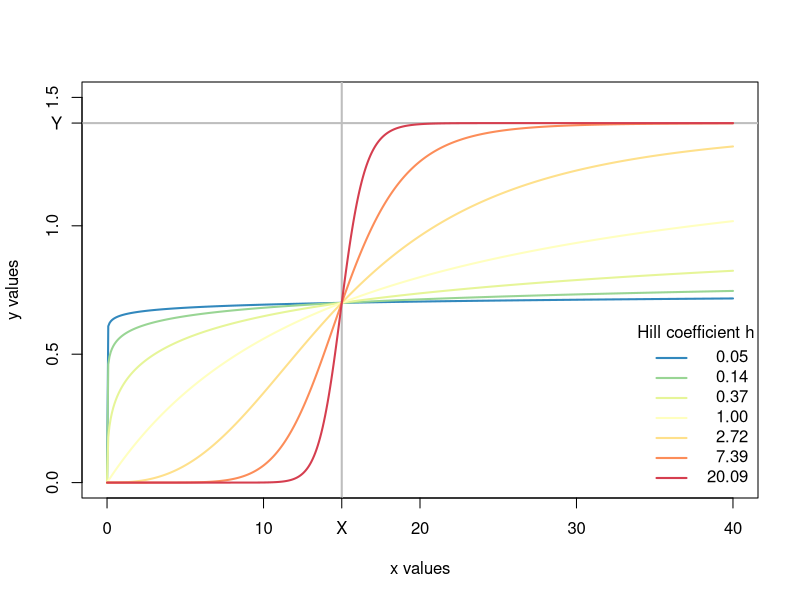
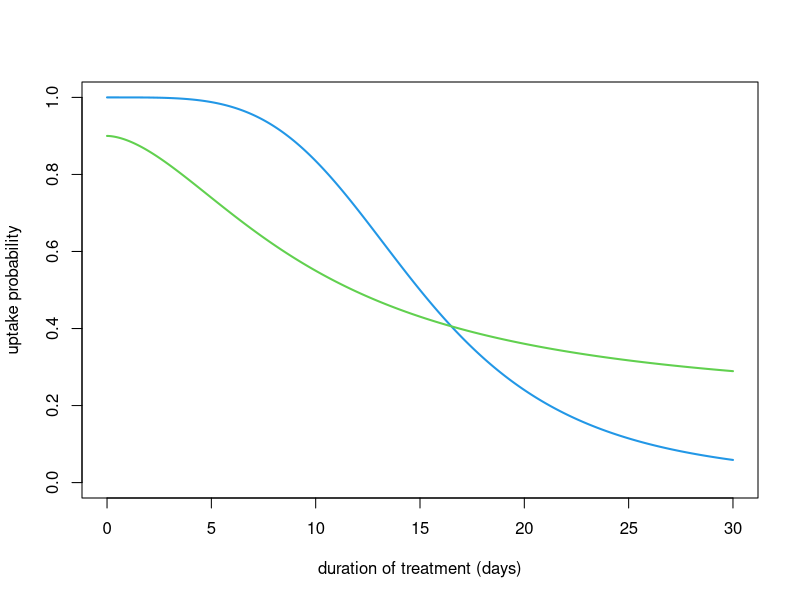
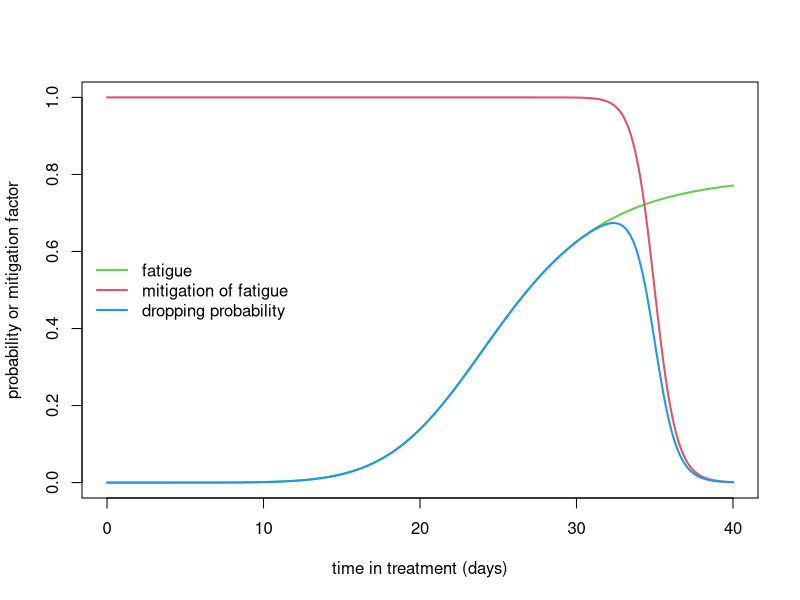
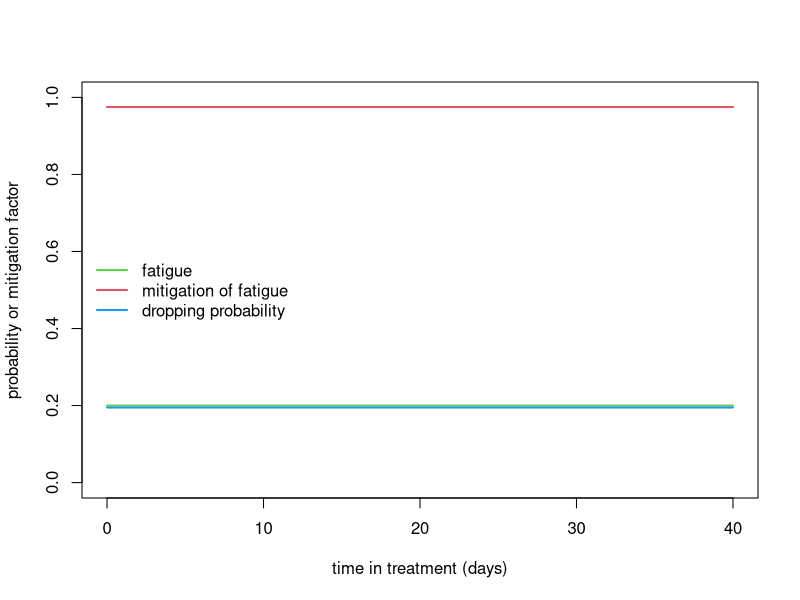
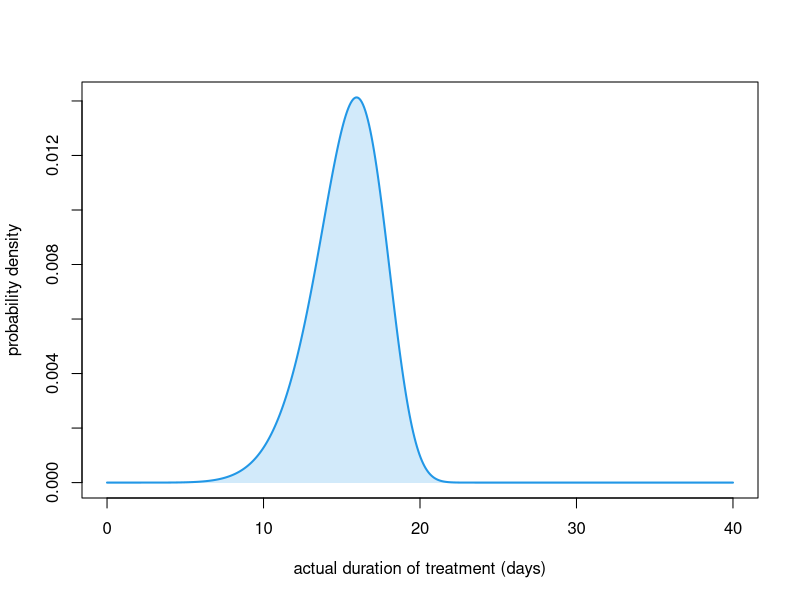
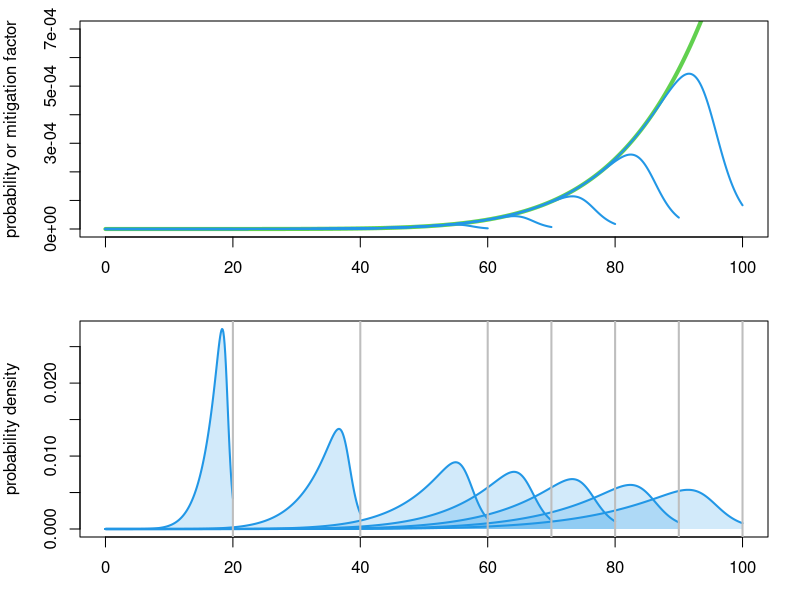
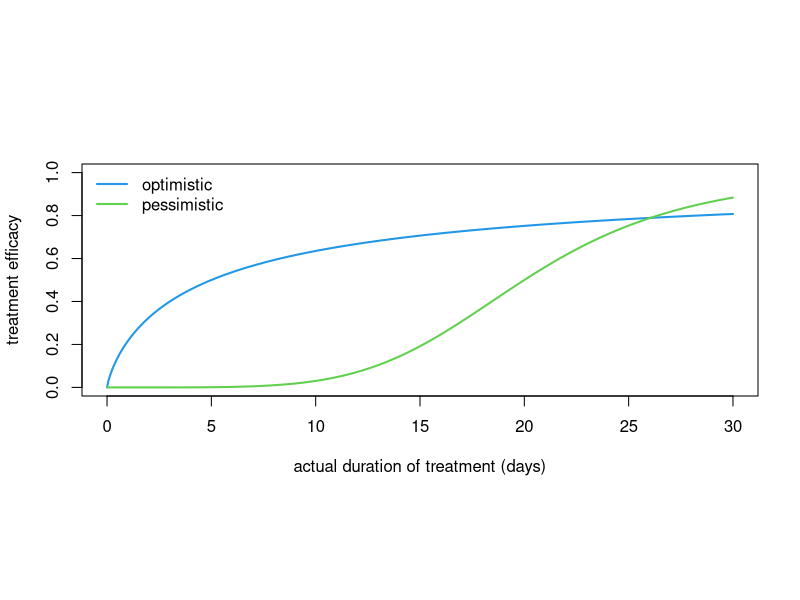
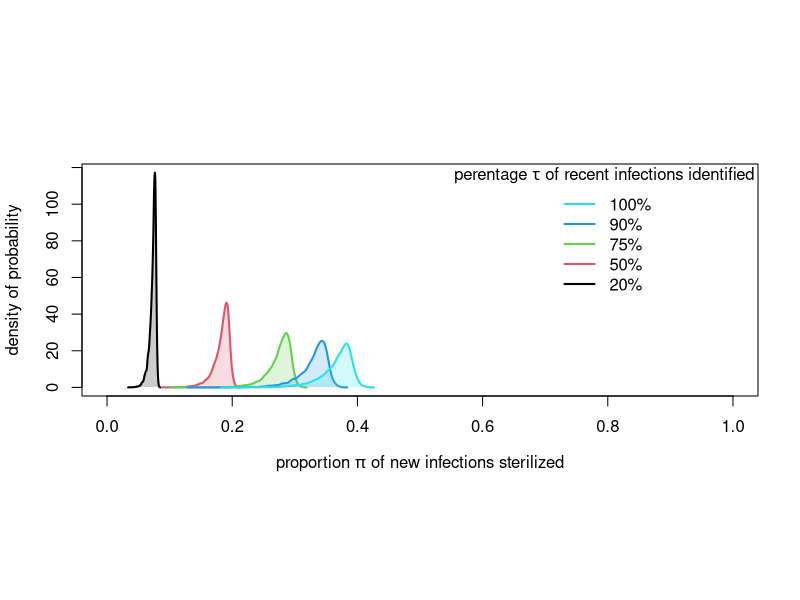

The R source for these figures, in order: (Note: this script raises an error after producing the figures.)
## ---- chunk 1
knitr::knit_hooks$set(
  margin = function(before, options, envir) {
    if (before) par(mgp = c(1.5, .5, 0)) #, bty = "n", plt = c(.105, .97, .13, .97))
    else NULL
  })

knitr::opts_chunk$set(echo       = TRUE,
                      message    = FALSE,
                      cache      = TRUE,
                      autodep    = TRUE,
#                      dev.args   = list(pointsize = 11),
                      fig.height = 5,
                      fig.width  = 1.4 * 5,
                      fig.retina = 2,
                      fig.align  = "center",
                      margin     = TRUE)
## ---- chunk 2
needed_packages <- c(
  "deSolve",
  "tibble",
  "purrr",
  "dplyr",
  "magrittr",
  "RColorBrewer"
)
## ---- chunk 3
to_install <- needed_packages[! needed_packages %in% installed.packages()[,"Package"]]
if (length(to_install)) install.packages(to_install)
## ---- chunk 4
library(tibble)
library(purrr)
library(dplyr)
library(magrittr)
## ---- chunk 5
lwd_val <- 2
## ---- chunk 6
ode2 <- function(...) tibble::as_tibble(as.data.frame(deSolve::ode(...)))

seq2 <- function(...) seq(..., le = 512)

plotl <- function(...) plot(..., type = "l", lwd = 2)

lines2 <- function(...) lines(..., lwd = 2)

legend2 <- function(...) legend(..., bty = "n")

abline2 <- function(..., col = 2) abline(..., lwd = lwd_val, col = col)

plot2 <- function(..., col = 4) plot(..., type = "l", lwd = lwd_val, col = col)

plot3 <- function(...) plot2(..., xlab = "actual duration of treatment (days)")

legend2 <- function(...) legend(..., lty = 1, lwd = lwd_val, bty = "n")

legend3 <- function(x, y, legend, ...) {
  tmp <- legend2(x, y, legend = rep(" ", length(legend)),
                 text.width = max(strwidth(legend)), xjust = 1, yjust = 1, ...)
  text(tmp$rect$left + tmp$rect$w, tmp$text$y, legend, pos = 2)
}

mclapply2 <- function(...) {
  parallel::mclapply(..., mc.cores = parallel::detectCores() - 1)
}

polygon2 <- function(x, y, col = 4, alpha = .2, ...) {
  polygon(c(x[1], x, tail(x, 1)), c(0, y, 0), col = adjustcolor(col, alpha),
          border = NA)
}

polygon3 <- function(x, y1, y2, col = 4, ...) {
  polygon(c(x, rev(x)), c(y1, rev(y2)), col = col, border = NA, ...)
}
## ---- chunk 7
hill <- function(x, X, Y, h) {
  x2h <- x^h
  Y * x2h / (X^h + x2h)
}
## ---- chunk 8
xs <- seq2(0, 40)
X <- 15
Y <- 1.4

plot(NA, xlim = c(0, max(xs)), ylim = c(0, 1.5), xlab = "x values", ylab = "y values")
abline2(v = X, col = "grey")
abline2(h = Y, col = "grey")

hs <- exp(seq(-3, 3))
cols <- rev(RColorBrewer::brewer.pal(n = length(hs), "Spectral"))
walk2(hs, cols, ~ lines2(xs, hill(xs, X, Y, h = .x), col = .y))

legend3("bottomright", col = cols, title = "Hill coefficient h",
        legend = formatC(round(hs, 2), digits = 2, format = "f"))

axis(1, X, "X")
axis(2, Y, "Y", las = 1)
## ---- chunk 9
uptake <- function(d, Xv, Yv, Zv, hv) {
  Zv - hill(d, Xv, Yv, hv)
}
## ---- chunk 10
ds <- seq2(0, 30)
plot2(ds, uptake(ds, 15, 1, 1, 4), ylim = 0:1,
      xlab = "duration of treatment (days)", ylab = "uptake probability")
lines2(ds, uptake(ds, 10, .7, .9, 1.75), col = 3)
## ---- chunk 11
plot_probabilities <- function(
    pd = 40,                      # proposed duration of treatment
    Xf  = 25,   Yf = .8, hf = 7,  # fatigue
    Xmp = .875, Ym = 1,  hm = 50, # mitigation of fatigue
    lwd = 2,
    ylim = 0:1,
    add = FALSE,
    lgnd = TRUE) {                # whether to add the legend to the plot or not
  
  Xm <- Xmp * pd
  ts <- seq2(0, pd)

  fatigue <- hill(ts, Xf, Yf, hf)
  mitigation <- 1 - hill(ts, Xm, Ym, hm)
  
  if (! add) plot(ts, fatigue, ylim = ylim, col = 3, type = "l", lwd = lwd,
                  xlab = "time in treatment (days)",
                  ylab = "probability or mitigation factor")
  lines2(ts, mitigation, col = 2)
  lines2(ts, mitigation * fatigue, col = 4)
  
  if (lgnd & ! add)
    legend2("left", col = c(3, 2, 4),
            legend = c("fatigue", "mitigation of fatigue", "dropping probability"))
}
## ---- chunk 12
plot_probabilities()
## ---- chunk 13
plot_probabilities(hf = 0, hm = 0, Ym = .05, Yf = .4)
## ---- chunk 14
dropping_probability <- function(
    pd = 40,                        # proposed duration of treatment
    Xf  = 25,   Yf = .8, hf = 7,    # fatigue
    Xmp = .875, Ym = 1,  hm = 50,   # mitigation of fatigue
    by = pd / (le - 1), le = 512) { # sampling day in the treatment

  ts <- seq(0, pd, by)
  tibble(x = ts,
         y = hill(ts, Xf, Yf, hf) * (1 - hill(ts, Xmp * pd, Ym, hm)))
}
## ---- chunk 15
dropping_probability()
## ---- chunk 16
effective_duration <- function(
    pd = 40,                        # proposed duration of treatment
    Xf  = 25,   Yf = .8, hf = 7,    # fatigue
    Xmp = .875, Ym = 1,  hm = 50,   # mitigation of fatigue
    by = pd / (le - 1), le = 512) { # sampling effective durations of treatment
  
  dp <- dropping_probability(pd, Xf, Yf, hf, Xmp, Ym, hm, by, le)
  y <- dp$y
  dens <- c(y[1], y[-1] * cumprod(1 - y[-length(y)]))
  tibble(x = dp$x,
         y = dens / sum(dens))
}
## ---- chunk 17
with(effective_duration(), {
  plot3(x, y, ylab = "probability density")
  polygon2(x, y)
})
## ---- chunk 18
explore_dropping <- function(
    Xf  = 200,  Yf  = .15, hf  = 7,
    Xmp = .875, Ym  = 1,   hm  = 50,
    by  = .1, ylim = c(0, .2),
    proposed_durations = c(20, 40, seq(60, 100, 10))) {

  proposed_durations <- sort(proposed_durations)

  eds <- map(proposed_durations,
             ~ effective_duration(.x, Xf, Yf, hf, Xmp, Ym, hm, by))
  
  opar <- par(mfrow = 2:1, plt = c(.1, .96, .21, .93))
  
  plot_probabilities(tail(proposed_durations, 1),
                Xf, Yf, hf, Xmp, Ym, hm, lwd = 4, ylim = ylim, lgnd = FALSE)
  walk(head(proposed_durations, -1),
       ~ plot_probabilities(.x, Xf, Yf, hf, Xmp, Ym, hm, add = TRUE))
  
  plot(NA, xlim = c(0, max(proposed_durations)),
           ylim = c(0, max(unlist(map(eds, ~ .x$y)))),
           xlab = "effective duration of treatment (days)",
           ylab = "probability density")
  walk(eds, ~ with(.x, {
    lines2(.x$x, .x$y, col = 4)
    polygon2(x, y)
  }))
  abline2(v = proposed_durations, col = "grey")
  
  par(opar)
}
## ---- chunk 19
explore_dropping(Xmp = .95, hm = 50, ylim = c(0, .0007))
## ---- chunk 20
draw_durations <- function(
    pd = 40,                        # proposed duration of treatment
    Xf  = 25,   Yf = .8, hf = 7,    # fatigue
    Xmp = .875, Ym = 1,  hm = 50,   # mitigation of fatigue
    by = pd / (le - 1), le = 512,   # sampling effective durations of treatment 
    n = 1000) {                     # number to draw
  with(effective_duration(pd, Xf, Yf, hf, Xmp, Ym, hm, by, le), sample(x, n, TRUE, y)) 
}                    
## ---- chunk 21
draw_durations(n = 16)
## ---- chunk 22
ts <- seq2(0, 30)
plot3(ts, hill(ts, 5, 1, .8), ylim = 0:1, ylab = "treatment efficacy")
lines2(ts, hill(ts, 20, 1, 5), col = 3)
legend2("topleft", legend = c("optimistic", "pessimistic"), col = 4:3)
## ---- chunk 23
pi_value <- function(
    tau = .99,
    pd = 10,
    
    Xv  = 15,   Yv = 1,   hv = 4, Zv = 1,
    Xf  = 200,  Yf = .15, hf = 7,
    Xmp = .875, Ym = 1,   hm = 50,
    Xe  = 10,   Ye = 1,   he = 1,
    
    by = pd / (le - 1), le = 512,
    n = 1000) {
  
  tau *
    uptake(pd, Xv, Yv, Zv, hv) *
    hill(draw_durations(pd, Xf, Yf, hf, Xmp, Ym,  hm, by, le, n), Xe, Ye, he)
}
## ---- chunk 24
tau_vals <- c(.2, .5, .75, .9, 1)

out1 <- tau_vals |>
  map(~ pi_value(tau = .x, pd = 10, n = 1e4, le = 1e6)) |> 
  map(density)

plot2(NA, xlim = 0:1, ylim = c(0, max(unlist(map(out1, extract2, "y")))),
      xlab = expression(paste("proportion ", pi, " of new infections sterilized")),
      ylab = "density of probability")

walk2(out1, seq_along(tau_vals), ~ with(.x, {
  polygon2(x, y, col = .y)
  lines2(x, y, col = .y)
}))

add_legend_sterilization <- function(...) {
  legend2("topright", legend = paste0(rev(100 * tau_vals), "%"),
          col = rev(seq_along(tau_vals)),
          title = expression(paste("perentage ", tau,
                                   " of recent infections identified")))
}

add_legend_sterilization()
## ---- chunk 25
quantplot <- function(x, y, probs = c(.025, seq(.05, .95, .05), .975),
                      col = adjustcolor(4, .07)) {
  y <- map_dfr(y, quantile, probs)
  nbcol <- ncol(y)
  nb <- (nbcol - (nbcol %% 2)) / 2 - 1
  walk(0:nb, ~ polygon3(x, y[[1 + .x]], y[[nbcol - .x]], col = col))
}
## ---- chunk 26
pd_vals <- seq(1, 40, le = 512)
out <- map(tau_vals,
           ~ mclapply2(pd_vals,
                       function(x) pi_value(pd = x, tau = .x, n = 1e4, le = 1e6)))
## ---- chunk 27
plot(NA, xlim = c(0, 45), ylim = 0:1,
     xlab = "proposed duration d of treatment (days)",
     ylab = expression(paste("proportion ", pi, " of new infections sterilized")))

walk2(out,
      seq_along(out),
      ~ quantplot(pd_vals, .x,  probs = seq(.025, .975, le = 75),
                  col = adjustcolor(.y, .03)))

add_legend_sterilization()
## ---- chunk 28
dashboard <- function(
    proposed_durations = seq(1, 40, le = 7),
    tau = .99,
    
    Xv  = 15,   Yv = 1,   hv = 4, Zv = 1,
    Xf  = 200,  Yf = .15, hf = 7,
    Xmp = .875, Ym = 1,   hm = 50,
    Xe  = 10,   Ye = 1,   he = 1,
    
    le = 512, # nb of pts on the lines of fig 2, along the x axis of fig 4
    npop = 1000, # nb of pts along the distribution to draw from
    nspl = 1000, # nb of pts to draw from the distribution (nspl >> npop is better)
    probs = seq(.025, .975, le = 75),
    alpha = .1) {
  
  proposed_durations <- sort(proposed_durations)
  max_dur <- max(proposed_durations)
  ds <- seq2(0, max_dur)
  
# 1. treatment uptake
  plot2(ds, uptake(ds, Xv, Yv, Zv, hv), ylim = 0:1,
        xlab = "proposed duration of treatment (days)", ylab = "uptake probability")

# 2. actual durations of treatment
  eds <- map(proposed_durations,
             ~ effective_duration(.x, Xf, Yf, hf, Xmp, Ym, hm, le = le))
  plot(NA, xlim = c(0, max(proposed_durations)),
           ylim = c(0, max(unlist(map(eds, ~ .x$y)))),
           xlab = "actual duration of treatment (days)",
           ylab = "probability density")
  walk(eds, ~ with(.x, {
    lines2(.x$x, .x$y, col = 4)
    polygon2(x, y)
  }))
  abline2(v = proposed_durations, col = "grey")
  
# 3. pharmaco-dynamics treatment efficacy
  plot3(ds, hill(ds, Xe, Ye, he), ylim = 0:1, ylab = "treatment efficacy")

# 4. intervention efficacy
  plot(NA, xlim = c(0, 45), ylim = 0:1,
     xlab = "proposed duration of treatment (days)",
     ylab = expression(paste("proportion ", pi, " of new infections sterilized")))

  pd_vals <- seq(1, max_dur, le = le) #
  out <- mclapply2(pd_vals,
                   function(x) pi_value(tau, x, Xv, Yv, hv, Zv, Xf, Yf, hf, Xmp, Ym,
                                        hm, Xe, Ye, he, le = npop, n = nspl))
  quantplot(pd_vals, out,  probs = probs, col = adjustcolor(4, alpha))
}
## ---- chunk 29
opar <- par(mfrow = c(2, 2), cex = 1, plt = c(.25, .95, .25, .9))
dashboard(probs = seq(.001, .999, le = 9), alpha = .2, npop = 1e4, nspl = 1e3)
par(opar)
## ---- chunk 30
sid_dyn <- function(N, I0 = 0, D0, beta, gamma, pi, delta, alpha, times) {
  ode2(c(S = N - I0 - D0, I = I0, D = D0),
       times,
       function(time, state, pars) {
         with(as.list(c(state, pars)), {
           infection <- (1 - pi) * beta * D * S
           dS  <- gamma * I + alpha * D - infection
           dI  <- infection - (delta + gamma) * I
           dD  <- delta * I - alpha * D
           list(c(dS, dI, dD))
         })
       },
       c(beta = beta, gamma = gamma, pi = pi, delta = delta, alpha = alpha))
}
## ---- chunk 31
sid_equ <- function(N, beta, gamma, pi, delta, alpha) {
  Dstar <- delta * N / (alpha + delta) - alpha * (delta + gamma) /
           ((alpha + delta) * (1 - pi) * beta)
  Istar <- alpha * Dstar / delta
  c(S = N - Istar - Dstar, I = Istar, D = Dstar)
}
## ---- chunk 32
plot_sid_dyn_equ <- function(
    N     = 1e5,
    D0    = 350,
    beta  = .000001,
    gamma = 0,
    pi    = 0,
    delta = .0001,
    alpha = 1 / 70,
    times = seq2(0, 25000)) {
  sims <- sid_dyn(N = N, I0 = 0, D0 = D0, beta = beta, gamma = gamma, pi = pi,
                  delta = delta, alpha = alpha, times = times)

  equs <- sid_equ(N = N, beta = beta, gamma = gamma, pi = pi,
                  delta = delta, alpha = alpha)
  
  plotl2 <- function(...) plotl(..., xlab = "time (year)")
  
  opar <- par(mfrow = c(1, 3), cex = 1, plt = c(.25, .95, .25, .9))
  with(sims, {
    plotl2(time, I, col = 2, ylab = "infection prevalence")
    abline(h = equs["I"], col = 2)
    plotl2(time, D, col = 3, ylab = "disease prevalence")
    abline(h = equs["D"], col = 3)
    plotl2(time, delta * I, col = 4, ylab = "yearly disease incidence")
    abline(h = delta * equs["I"], col = 4)
  })
  par(opar)
}
## ---- chunk 33
plot_sid_dyn_equ()
## ---- chunk 34
sid_param_val <- function(inf_prev, dis_prev, dis_incd, N = 1e5) {
  delta <- dis_incd / inf_prev
  alpha <- dis_incd / dis_prev
  c(alpha = alpha,
    beta  = alpha * delta / (delta * N - (alpha + delta) * dis_prev),
    delta = delta)
}
## ---- chunk 35
(sid_p_val <- sid_param_val(2e4, 322, 176))
## ---- chunk 36
plot_sid_dyn_equ(D0    = 322,
             beta  = sid_p_val[["beta"]],
             delta = sid_p_val[["delta"]],
             alpha = sid_p_val[["alpha"]],
             times = seq2(0, 6000))
## ---- chunk 37
siid_dyn <- function(N = 1e5, Is0 = 0, If0 = 0, D0,
                    pi, p, beta, gammas, gammaf, deltas, deltaf, alpha, times) {
  ode2(c(S = N - Is0 - If0 - D0, Is = Is0, If = If0, D = D0),
       times,
       function(time, state, pars) {
         with(as.list(c(state, pars)), {
           infection <- beta * D * S
           dS  <- gammas * Is + gammaf * If + alpha * D - (1 - p * pi) * infection
           dIs <- (1 - p) * infection - (gammas + deltas) * Is
           dIf <- (1 - pi) * p * infection - (gammaf + deltaf) * If
           dD  <- deltas * Is + deltaf * If - alpha * D
           list(c(dS, dIs, dIf, dD))
         })
       },
       c(pi = pi, p = p, beta = beta, gammas = gammas, gammaf = gammaf,
         deltas = deltas, deltaf = deltaf, alpha = alpha))
}
## ---- chunk 38
siid_equ <- function(N = 1e5, pi, p, beta, gammas, gammaf, deltas, deltaf, alpha) {
  A  <- (alpha * deltaf + (1 + deltas) * gammaf) * (1 - p) +
        (alpha * deltas + (alpha + deltaf) * gammas) * (1 - pi) * p + 
        (1 - p * pi) * deltas * deltaf
  D  <- (((1 - p) * deltas * gammaf +
          (1 - pi) * p * gammas * deltaf +
          (1 - p * pi) * deltas * deltaf) * N - 
         (deltas * gammaf + gammas * deltaf + deltas * deltaf) * alpha / beta) / A
  If  <- (N - (alpha / deltas + 1) * D) * (1 - pi) * p * beta * D / 
         (gammaf + deltaf + (1 - deltaf / deltas) * (1 - pi) * p * beta * D)
  Is  <- (alpha * D - deltaf * If) / deltas
  c(S  = N - Is - If - D,
    Is = Is,
    If = If,
    D  = D)
}
## ---- chunk 39
plot_siid_dyn_equ <- function(
    N = 1e5,
    Is0 = 0,
    If0 = 0,
    D0 = 350,
    pi = 0,
    p = .9,
    beta = 1e-6,
    gammas = 0,
    gammaf = 0,
    deltas = 1e-6,
    deltaf = 1e-4,
    alpha = 1 / 70,
    times = seq2(0, 700000)) {
  
  sims <- siid_dyn(N, Is0, If0, D0,
                  pi, p, beta, gammas, gammaf, deltas, deltaf, alpha, times)

  equs <- siid_equ(N, pi, p, beta, gammas, gammaf, deltas, deltaf, alpha)
  
  plotl2 <- function(...) plotl(..., xlab = "time (year)")
  
  opar <- par(mfrow = c(2, 2), cex = 1, plt = c(.25, .95, .25, .9))
  with(sims, {
    incidence_dyn <- deltas * Is + deltaf * If
    incidence_equ <- deltas * equs["Is"] + deltaf * equs["If"]
    
    plotl2(time, Is + If, col = 1, ylab = "infection prevalence")
    abline(h = equs["Is"] + equs["If"], col = 1)
    
    plotl2(time, D,  col = 2, ylab = "disease prevalence")
    abline(h = equs["D"], col = 2)
    
    plotl2(time, incidence_dyn, col = 3, ylab = "yearly disease incidence")
    abline(h = incidence_equ, col = 3)
    
    plotl2(time, deltaf * If / incidence_dyn, col = 4,
           ylab = "proportion of fast infections")
    abline(h = deltaf * equs["If"] / incidence_equ, col = 4)
  })
  par(opar)
}
## ---- chunk 40
plot_siid_dyn_equ()
## ---- chunk 41
N <- 1e5
beta <- .000001
gamma <- gammas <- gammaf <- 0
pi <- 0
delta <- deltas <- deltaf <- .0001
alpha <- 1 / 70
p <- 1
sid_equ(N, beta, gamma, pi, delta, alpha)
siid_equ(N, pi, p, beta, gammas, gammaf, deltas, deltaf, alpha)
## ---- chunk 42
siid_equ2 <- function(N = 1e5, p, beta, gammas, gammaf, deltas, deltaf, alpha) {
  D <- (((gammaf + deltaf) * deltas +
           (gammas * deltaf - deltas * gammaf) * p) * beta * N -
          (gammas * deltaf + (gammaf + deltaf) * deltas) * alpha) /
    (((alpha + deltas) * deltaf + (1 - p) * (1 + deltas) * gammaf +
        ((deltaf + alpha) * gammas - (deltaf - deltas) * alpha) * p) * beta)
  
  c(D = D,
    I = ((N - D) * (deltaf - deltas) * p * beta - (gammaf + deltaf) * alpha) * D /
      ((deltaf - deltas) * p * beta * D - (gammaf + deltaf) * deltas),
    df = (deltas * N - (alpha + deltas) * D) * deltaf * p * beta * D / 
      ((gammaf + deltaf) * deltas - (deltaf - deltas) * p * beta * D),
    ds = D * (alpha + (deltas * N - (alpha + deltas) * D) * p * beta * deltaf /
                ((deltaf - deltas) * p * beta * D - (gammaf + deltaf) * deltas))
    )
}
## ---- chunk 43
siid_equ(N = 1e5, pi = 0, p = .9, beta = .00001, gammas = 1 / 70, gammaf = 0,
         deltas = 1 / 50, deltaf = 1 / 5, alpha = 1 / 70)

siid_equ2(N = 1e5, p = .9, beta = .00001, gammas = 1 / 70, gammaf = 0,
          deltas = 1 / 50, deltaf = 1 / 5, alpha = 1 / 70)
## ---- chunk 44
plot_siid_dyn_equ2 <- function(
    N = 1e5,
    Is0 = 0,
    If0 = 0,
    D0 = 350,
    pi = 0,
    p = .9,
    beta = 1e-6,
    gammas = 0,
    gammaf = 0,
    deltas = 1e-6,
    deltaf = 1e-4,
    alpha = 1 / 70,
    times = seq2(0, 500000)) {
  
  sims <- siid_dyn(N, Is0, If0, D0,
                  pi, p, beta, gammas, gammaf, deltas, deltaf, alpha, times)

  equs <- siid_equ2(N, p, beta, gammas, gammaf, deltas, deltaf, alpha)

  plotl2 <- function(...) plotl(..., xlab = "time (year)")
  
  opar <- par(mfrow = c(2, 2), cex = 1, plt = c(.25, .95, .25, .9))
  with(sims, {
    plotl2(time, Is + If, col = 1, ylab = "infection prevalence")
    abline(h = equs["I"], col = 1)
    
    plotl2(time, D,  col = 2, ylab = "disease prevalence")
    abline(h = equs["D"], col = 2)
    
    plotl2(time, deltaf * If, col = 3, ylab = "yearly fast disease incidence")
    abline(h = equs["df"], col = 3)

    plotl2(time, deltas * Is, col = 4, ylab = "yearly slow disease incidence")
    abline(h = equs["ds"], col = 4)
  })
  par(opar)
}
## ---- chunk 45
plot_siid_dyn_equ2()
## ---- chunk 46
siid_equ3 <- function(N = 1e5, p, beta, deltas, deltaf, alpha) {
  D <- deltaf * deltas * (beta * N - alpha) / 
       (((alpha + deltas) * deltaf - (deltaf - deltas) * alpha * p) * beta)
  
  c(D = D,
    I = ((N - D) * (deltaf - deltas) * p * beta - deltaf * alpha) * D /
        ((deltaf - deltas) * p * beta * D - deltaf * deltas),
    df = (deltas * N - (alpha + deltas) * D) * deltaf * p * beta * D /
        (deltaf * deltas - (deltaf - deltas) * p * beta * D),
    ds = (alpha + (deltas * N - (alpha + deltas) * D) * p * beta * deltaf / 
            ((deltaf - deltas) * p * beta * D - deltaf * deltas)) * D
    )
}

siid_equ2(N = 1e5, p = .9, beta = .00001, gammas = 0, gammaf = 0, deltas = 1 / 50,
          deltaf = 1 / 5, alpha = 1 / 70)

siid_equ3(N = 1e5, p = .9, beta = .00001, deltas = 1 / 50, deltaf = 1 / 5,
          alpha = 1 / 70)
## ---- chunk 47
siid_param_val <- function(I, D, ds, df, N, deltaf) {
  c(alpha  = (df + ds) / D,
    beta   = (df + ds) / ((N - I - D) * D),
    deltas = deltaf * ds / (deltaf * I - df),
    p      = df / (df + ds))
}
## ---- chunk 48
x <- .9
di <- 176
D <- 322
df <- round(x * di)
siid_param_val(I = 1e4, D = D, ds = di - df, df = df, N = 1e5, deltaf = 1 / 2)
siid_param_val(I = 3e4, D = D, ds = di - df, df = df, N = 1e5, deltaf = 1 / 2)
## ---- chunk 49
deltaf <- 1 / 2
N <- 1e5
x <- .9
di <- 176
D0 <- 322
df <- x * di

siid_p_val <- siid_param_val(I = 2e4, D = D0, ds = di - df, df = df, N = N,
                             deltaf = deltaf)

a <- siid_equ(N = N, pi = 0, p = siid_p_val[["p"]], beta = siid_p_val[["beta"]],
              gammas = 0, gammaf = 0, deltas = siid_p_val[["deltas"]],
              deltaf = deltaf, alpha = siid_p_val[["alpha"]])

b <- siid_equ2(N = N, p = siid_p_val[["p"]], beta = siid_p_val[["beta"]],
               gammas = 0, gammaf = 0, deltas = siid_p_val[["deltas"]],
               deltaf = deltaf, alpha = siid_p_val[["alpha"]])

a["D"]
sum(a[c("Is", "If")])
b["I"]
(d <- sum(b[c("df", "ds")]))
b[["df"]] / d
## ---- chunk 50
times <- 2025 + seq2(0, 30)
deltaf <- 1 / 2
N <- 1e5
I0 <- 2e4
x <- .9
di <- 176
D0 <- 322
df <- x * di

siid_p_val <- siid_param_val(I = I0, D = D0, ds = di - df, df = df, N = N,
                             deltaf = deltaf)

start_val <- siid_equ(N = N, pi = 0, p = siid_p_val[["p"]],
                      beta = siid_p_val[["beta"]],
                      gammas = 0, gammaf = 0, deltas = siid_p_val[["deltas"]],
                      deltaf = deltaf, alpha = siid_p_val[["alpha"]])

pi_effect <- function(pi) {
  siid_dyn(N = 1e5, Is0 = start_val[["Is"]], If0 = start_val[["If"]], D0, pi,
           p      = siid_p_val[["p"]],
           beta   = siid_p_val[["beta"]], gammas = 0, gammaf = 0,
           deltas = siid_p_val[["deltas"]], deltaf = deltaf,
           alpha  = siid_p_val[["alpha"]], times) |> 
    mutate(d = deltaf * If + siid_p_val[["deltas"]] * Is)
}

plot(NA, xlim = range(times), ylim = c(0, di),
     xlab = "year", ylab = "disease incidence (/year/100,000)")

seq(0, 1, .1) |> 
  map(pi_effect) |> 
  walk(~ with(.x, lines2(time, d, col = 4)))
